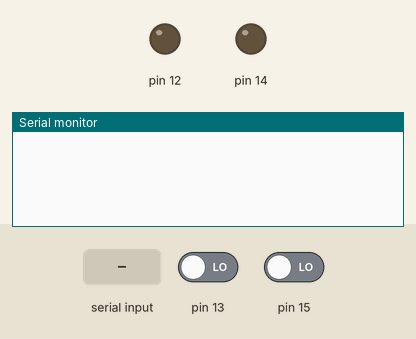
The sketch below on a simulated Arduino Uno, built with avr-gcc and run on an emulated ATmega328P. On the bench: output pins drawn as LEDs (lit = HIGH), the last lines printed to the serial monitor. The test bench sets the inputs (shaded band); at power-on: pin 13 LOW, pin 15 LOW.

Above: at 1.2 s.
1.3 s: pin 13 driven HIGH
At 1.6 s:
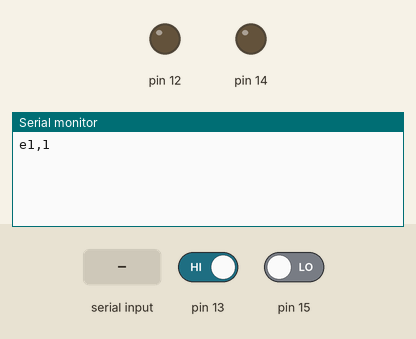
2.8 s: "id,1\n" received over Serial
At 4.7 s:
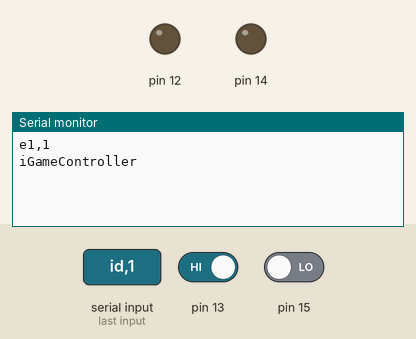
5.2 s: "e,1\n" received over Serial
At 6.5 s:
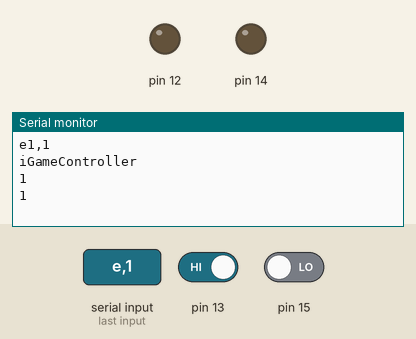
7.6 s: "90,45\n" received over Serial
At 9.6 s:
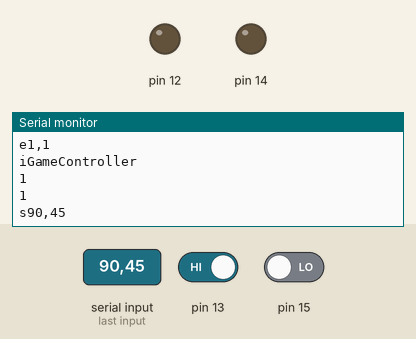

The sketch:

UnrealCommunication.ino
```cpp
bool switch1Last;
bool switch2Last;

void setup() {
  Serial.begin(115200);
  pinMode(13, INPUT);
  pinMode(15, INPUT);
  pinMode(12, OUTPUT);
  pinMode(14, OUTPUT);
  digitalWrite(12, LOW);
  digitalWrite(14, LOW);

  switch1Last = digitalRead(13);
  switch2Last = digitalRead(15);
}


void loop() {
  if (digitalRead(13) != switch1Last) {
    switch1Last = digitalRead(13);
    if (switch1Last)
      Serial.println("e1,1");
    else
      Serial.println("e1,0");
  }
  if (digitalRead(15) != switch2Last) {
    switch2Last = digitalRead(15);

    if (switch2Last)
      Serial.println("e2,1");
    else
      Serial.println("e2,0");
  }

  if (Serial.available() > 1) {
    String str = Serial.readString();
    if (str.startsWith("id")) {
      Serial.println("iGameController");
    }
    else if (str.startsWith("e")){
      str.trim();
      str.replace("e", "");
      int delimiter = str.indexOf(',');

      int param1 = str.substring(0, delimiter).toInt();
      int param2 = str.substring(delimiter+1, str.length()).toInt();

      Serial.println(str.substring(delimiter+1, str.length()));
      Serial.println(param2);


      switch(param1)
      {
        case 1:
          event1(param2);
          break;
        case 2:
          event2(param2);
          break;
        default:
          break;
      }

      str = "";
      param1 = param2 = 0;
    }
    else {
      Serial.print("s");
      Serial.println(str);
    }
  }
}

void event1(int param)
{
  if (param == 1)
    digitalWrite(12, HIGH);
  else
    digitalWrite(12,LOW);


      Serial.print("se1: ");
      Serial.println(param);
}

void event2(int param)
{
  if (param == 1)
    digitalWrite(14, HIGH);
  else
    digitalWrite(14,LOW);
}
```

Measured:
- after the input at 1.3 s, the serial monitor: prints a new line at once (image 1)
- after the input at 2.8 s, the serial monitor: prints a new line after 1.0 s (image 2)
- after the input at 5.2 s, the serial monitor: prints a new line after 1.0 s (image 3)
- after the input at 7.6 s, the serial monitor: prints a new line after 1.0 s (image 4)
